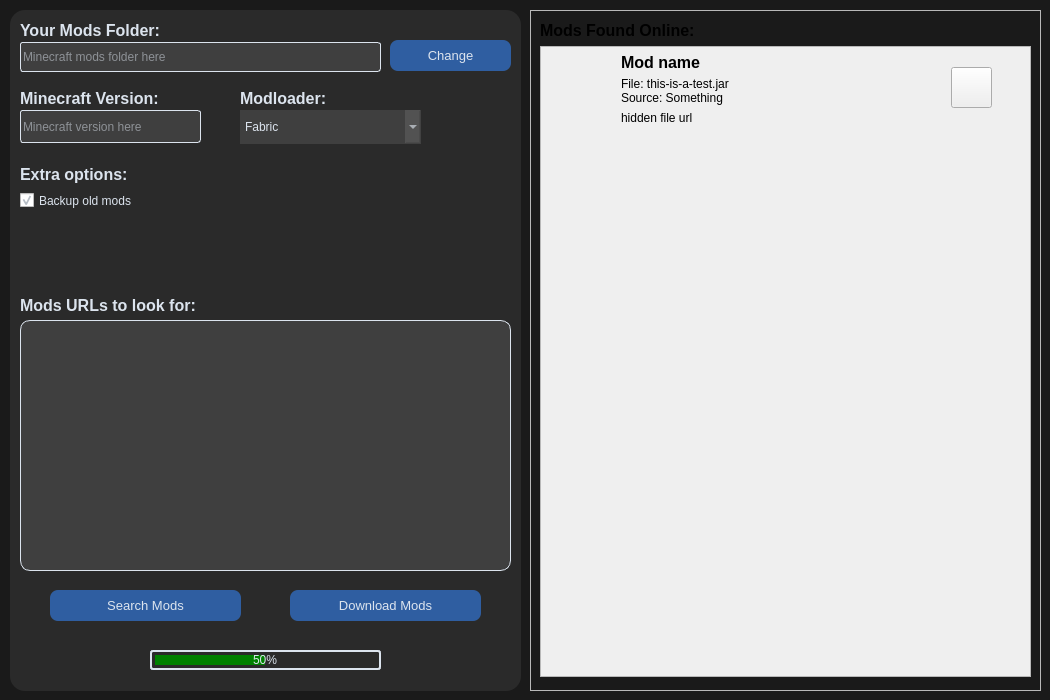
<?xml version="1.0" encoding="UTF-8"?>
<ui version="4.0">
 <class>MainWindow</class>
 <widget class="QMainWindow" name="MainWindow">
  <property name="geometry">
   <rect>
    <x>0</x>
    <y>0</y>
    <width>1050</width>
    <height>700</height>
   </rect>
  </property>
  <property name="minimumSize">
   <size>
    <width>1050</width>
    <height>700</height>
   </size>
  </property>
  <property name="maximumSize">
   <size>
    <width>1050</width>
    <height>700</height>
   </size>
  </property>
  <property name="windowTitle">
   <string>MC Mod Updater</string>
  </property>
  <property name="windowIcon">
   <iconset>
    <normaloff>../icon/mc_mod_updater_icon.ico</normaloff>../icon/mc_mod_updater_icon.ico</iconset>
  </property>
  <property name="styleSheet">
   <string notr="true">QMainWindow,
#centralwidget {
	background-color: #1a1a1a;
}

QMenuBar {
	background-color: #2a2a2a;
	color: #dce4ee;
}</string>
  </property>
  <widget class="QWidget" name="centralwidget">
   <widget class="QFrame" name="modsFrame">
    <property name="geometry">
     <rect>
      <x>530</x>
      <y>10</y>
      <width>511</width>
      <height>681</height>
     </rect>
    </property>
    <property name="styleSheet">
     <string notr="true">#modsFrame {
	background-color: #2a2a2a;
	border-radius: 15px;
}


/* Label */
QFrame QLabel {
	color: #DCE4EE;
}


/* Frame */
QFrame,
#scrollAreaWidgetContents {
	background-color: #2a2a2a;
}


/* modWidget */
#scrollAreaWidgetContents &gt; QWidget {
	background-color: rgba(255, 255, 255, 0.1);
	border-radius: 10px;
}


/* modWidget Label */
#scrollAreaWidgetContents &gt; QWidget QLabel {
	background-color: rgba(255, 255, 255, 0.0);
}


/* modWidget PushButton */
#scrollAreaWidgetContents &gt; QWidget QPushButton {
	background-color: #9e2c24;
	border-radius: 5px;
}
#scrollAreaWidgetContents &gt; QWidget QPushButton:pressed {
	background-color: #6b1d18;
}


/* ScrollArea */
QScrollArea {
	background-color: #2a2a2a;
	border-radius: 15px;
}
/* VERTICAL SCROLLBAR */
 QScrollBar:vertical {
	border: none;
    background: #2a2a2a;
    width: 10px;
 }
/*  HANDLE BAR VERTICAL */
QScrollBar::handle:vertical {	
	background: #DCE4EE;
	border-radius: 5px;
}
QScrollBar::handle:vertical:pressed {	
	background-color: #acb3bb;
}
/* BTN TOP - SCROLLBAR */
QScrollBar::sub-line:vertical, 
QScrollBar::add-line:vertical {
	height: 0px;
}
/* RESET ARROW */
QScrollBar::up-arrow:vertical, QScrollBar::down-arrow:vertical,
QScrollBar::add-page:vertical, QScrollBar::sub-page:vertical {
	background: none;
}
/* HORIZONTAL SCROLLBAR */
QScrollBar:horizontal {
	border: none;
    background: #3f3f3f;
    height: 10px;
	border-radius: 0px;
}
/*  HANDLE BAR HORIZONTAL */
QScrollBar::handle:horizontal {
	background: #DCE4EE;
	border-radius: 5px;
}
QScrollBar::handle:horizontal:pressed {	
	background-color: #acb3bb;
}
/* BTN TOP - SCROLLBAR */
QScrollBar::sub-line:horizontal, 
QScrollBar::add-line:horizontal {
	width: 0px;
}
/* RESET ARROW */
QScrollBar::up-arrow:horizontal, QScrollBar::down-arrow:horizontal,
QScrollBar::add-page:horizontal, QScrollBar::sub-page:horizontal {
	background: none;
}</string>
    </property>
    <property name="frameShape">
     <enum>QFrame::StyledPanel</enum>
    </property>
    <property name="frameShadow">
     <enum>QFrame::Raised</enum>
    </property>
    <widget class="QLabel" name="modsFoundOnlineLabel">
     <property name="geometry">
      <rect>
       <x>10</x>
       <y>10</y>
       <width>191</width>
       <height>21</height>
      </rect>
     </property>
     <property name="font">
      <font>
       <family>Segoe UI</family>
       <pointsize>12</pointsize>
       <weight>75</weight>
       <bold>true</bold>
      </font>
     </property>
     <property name="text">
      <string>Mods Found Online:</string>
     </property>
     <property name="alignment">
      <set>Qt::AlignLeading|Qt::AlignLeft|Qt::AlignVCenter</set>
     </property>
    </widget>
    <widget class="QScrollArea" name="scrollArea">
     <property name="geometry">
      <rect>
       <x>10</x>
       <y>36</y>
       <width>491</width>
       <height>631</height>
      </rect>
     </property>
     <property name="widgetResizable">
      <bool>true</bool>
     </property>
     <widget class="QWidget" name="scrollAreaWidgetContents">
      <property name="geometry">
       <rect>
        <x>0</x>
        <y>0</y>
        <width>491</width>
        <height>631</height>
       </rect>
      </property>
      <layout class="QVBoxLayout" name="verticalLayout">
       <property name="spacing">
        <number>10</number>
       </property>
       <property name="leftMargin">
        <number>0</number>
       </property>
       <property name="topMargin">
        <number>0</number>
       </property>
       <property name="rightMargin">
        <number>0</number>
       </property>
       <property name="bottomMargin">
        <number>0</number>
       </property>
       <item alignment="Qt::AlignTop">
        <widget class="QWidget" name="modWidgetExample" native="true">
         <property name="minimumSize">
          <size>
           <width>0</width>
           <height>80</height>
          </size>
         </property>
         <property name="maximumSize">
          <size>
           <width>470</width>
           <height>80</height>
          </size>
         </property>
         <widget class="QLabel" name="modIcon">
          <property name="geometry">
           <rect>
            <x>10</x>
            <y>10</y>
            <width>61</width>
            <height>61</height>
           </rect>
          </property>
          <property name="pixmap">
           <pixmap>../img/no-icon.png</pixmap>
          </property>
          <property name="scaledContents">
           <bool>true</bool>
          </property>
          <property name="alignment">
           <set>Qt::AlignCenter</set>
          </property>
         </widget>
         <widget class="QLabel" name="modName">
          <property name="geometry">
           <rect>
            <x>80</x>
            <y>0</y>
            <width>291</width>
            <height>31</height>
           </rect>
          </property>
          <property name="font">
           <font>
            <family>Segoe UI</family>
            <pointsize>12</pointsize>
            <weight>75</weight>
            <bold>true</bold>
           </font>
          </property>
          <property name="text">
           <string>Mod name</string>
          </property>
         </widget>
         <widget class="QLabel" name="modDetails">
          <property name="geometry">
           <rect>
            <x>80</x>
            <y>30</y>
            <width>321</width>
            <height>31</height>
           </rect>
          </property>
          <property name="font">
           <font>
            <family>Segoe UI</family>
            <pointsize>9</pointsize>
            <weight>50</weight>
            <bold>false</bold>
           </font>
          </property>
          <property name="text">
           <string>File: this-is-a-test.jar
Source: Something</string>
          </property>
          <property name="textFormat">
           <enum>Qt::PlainText</enum>
          </property>
          <property name="alignment">
           <set>Qt::AlignLeading|Qt::AlignLeft|Qt::AlignTop</set>
          </property>
         </widget>
         <widget class="QPushButton" name="deleteButton">
          <property name="geometry">
           <rect>
            <x>410</x>
            <y>20</y>
            <width>41</width>
            <height>41</height>
           </rect>
          </property>
          <property name="text">
           <string/>
          </property>
          <property name="icon">
           <iconset>
            <normaloff>../img/trash.png</normaloff>../img/trash.png</iconset>
          </property>
          <property name="iconSize">
           <size>
            <width>32</width>
            <height>32</height>
           </size>
          </property>
         </widget>
         <widget class="QLabel" name="fileUrl">
          <property name="geometry">
           <rect>
            <x>80</x>
            <y>60</y>
            <width>321</width>
            <height>21</height>
           </rect>
          </property>
          <property name="text">
           <string>hidden file url</string>
          </property>
         </widget>
         <zorder>fileUrl</zorder>
         <zorder>modIcon</zorder>
         <zorder>deleteButton</zorder>
         <zorder>modDetails</zorder>
         <zorder>modName</zorder>
        </widget>
       </item>
      </layout>
     </widget>
    </widget>
   </widget>
   <widget class="QFrame" name="settingsFrame">
    <property name="geometry">
     <rect>
      <x>10</x>
      <y>10</y>
      <width>511</width>
      <height>681</height>
     </rect>
    </property>
    <property name="styleSheet">
     <string notr="true">QFrame {
	background-color: #2a2a2a;
	border-radius: 15px;
}


/* Label */
QLabel {
	color: #DCE4EE
}


/* PushButton */
QPushButton {
	color: #DCE4EE;
	background-color: #2f5ea1;
	border-radius: 8px;
}
QPushButton:pressed {
	color: #DCE4EE;
	background-color: #20406d;
}
#stopButton {
	background-color: #9e2c24;
}

#stopButton:pressed {
	background-color: #6b1d18;
}


/* LineEdit */
QLineEdit {
	color: #DCE4EE;
	background-color: rgba(255, 255, 255, 0.1);
	border-radius: 3px;
	border: 1px solid #DCE4EE;
}


/* ComboBox */
QComboBox {
	border-radius: 0px;
	color: #DCE4EE;
	background-color: rgba(255, 255, 255, 0.1);
}
QComboBox QListView {
	padding: 5px;
	color: #DCE4EE;
	background-color: rgba(255, 255, 255, 0.1);
	border-radius: 0px;
	outline: 0px;
}


/* CheckBox */
QCheckBox {
	color: #DCE4EE;
}


/* PlainTextEdit */
QPlainTextEdit {
	padding: 3px;
	border: 1px solid #DCE4EE;
	border-radius: 10px;
	color: #DCE4EE;
	background-color: rgba(255, 255, 255, 0.1);
}
/* VERTICAL SCROLLBAR */
QScrollBar:vertical {
	border: none;
    background: #3f3f3f;
    width: 10px;
	border-radius: 0px;
 }
/*  HANDLE BAR VERTICAL */
QScrollBar::handle:vertical {	
	background: #DCE4EE;
	border-radius: 5px;
}
QScrollBar::handle:vertical:pressed {	
	background-color: #acb3bb;
}
/* BTN TOP - SCROLLBAR */
QScrollBar::sub-line:vertical, 
QScrollBar::add-line:vertical {
	height: 0px;
}
/* RESET ARROW */
QScrollBar::up-arrow:vertical, QScrollBar::down-arrow:vertical,
QScrollBar::add-page:vertical, QScrollBar::sub-page:vertical {
	background: none;
}
/* HORIZONTAL SCROLLBAR */
QScrollBar:horizontal {
	border: none;
    background: #3f3f3f;
    height: 10px;
	border-radius: 0px;
}
/*  HANDLE BAR HORIZONTAL */
QScrollBar::handle:horizontal {
	background: #DCE4EE;
	border-radius: 5px;
}
QScrollBar::handle:horizontal:pressed {	
	background-color: #acb3bb;
}
/* BTN TOP - SCROLLBAR */
QScrollBar::sub-line:horizontal, 
QScrollBar::add-line:horizontal {
	width: 0px;
}
/* RESET ARROW */
QScrollBar::up-arrow:horizontal, QScrollBar::down-arrow:horizontal,
QScrollBar::add-page:horizontal, QScrollBar::sub-page:horizontal {
	background: none;
}


/* ProgressBar */
QProgressBar {
    border: 2px solid #dce4ee;
	padding: 3px;
    border-radius: 3px;
	color: #dce4ee;
    background-color: #2a2a2a;
}
QProgressBar::chunk {
	background-color: green;
}</string>
    </property>
    <property name="frameShape">
     <enum>QFrame::StyledPanel</enum>
    </property>
    <property name="frameShadow">
     <enum>QFrame::Raised</enum>
    </property>
    <widget class="QLabel" name="folderLabel">
     <property name="geometry">
      <rect>
       <x>10</x>
       <y>10</y>
       <width>321</width>
       <height>20</height>
      </rect>
     </property>
     <property name="font">
      <font>
       <family>Segoe UI</family>
       <pointsize>12</pointsize>
       <weight>75</weight>
       <bold>true</bold>
      </font>
     </property>
     <property name="text">
      <string>Your Mods Folder:</string>
     </property>
     <property name="alignment">
      <set>Qt::AlignLeading|Qt::AlignLeft|Qt::AlignVCenter</set>
     </property>
    </widget>
    <widget class="QLineEdit" name="folderInput">
     <property name="geometry">
      <rect>
       <x>10</x>
       <y>32</y>
       <width>361</width>
       <height>30</height>
      </rect>
     </property>
     <property name="font">
      <font>
       <family>Segoe UI</family>
       <pointsize>9</pointsize>
      </font>
     </property>
     <property name="text">
      <string/>
     </property>
     <property name="placeholderText">
      <string>Minecraft mods folder here</string>
     </property>
    </widget>
    <widget class="QLabel" name="urlsLabel">
     <property name="geometry">
      <rect>
       <x>10</x>
       <y>280</y>
       <width>471</width>
       <height>31</height>
      </rect>
     </property>
     <property name="font">
      <font>
       <family>Segoe UI</family>
       <pointsize>12</pointsize>
       <weight>75</weight>
       <bold>true</bold>
      </font>
     </property>
     <property name="text">
      <string>Mods URLs to look for:</string>
     </property>
     <property name="alignment">
      <set>Qt::AlignLeading|Qt::AlignLeft|Qt::AlignVCenter</set>
     </property>
    </widget>
    <widget class="QPlainTextEdit" name="modsTextEdit">
     <property name="geometry">
      <rect>
       <x>10</x>
       <y>310</y>
       <width>491</width>
       <height>251</height>
      </rect>
     </property>
     <property name="font">
      <font>
       <family>Segoe UI</family>
       <pointsize>9</pointsize>
      </font>
     </property>
     <property name="tabChangesFocus">
      <bool>true</bool>
     </property>
     <property name="lineWrapMode">
      <enum>QPlainTextEdit::NoWrap</enum>
     </property>
    </widget>
    <widget class="QLineEdit" name="versionInput">
     <property name="geometry">
      <rect>
       <x>10</x>
       <y>100</y>
       <width>181</width>
       <height>33</height>
      </rect>
     </property>
     <property name="font">
      <font>
       <family>Segoe UI</family>
       <pointsize>9</pointsize>
      </font>
     </property>
     <property name="text">
      <string/>
     </property>
     <property name="maxLength">
      <number>8</number>
     </property>
     <property name="placeholderText">
      <string>Minecraft version here</string>
     </property>
    </widget>
    <widget class="QLabel" name="versionLabel">
     <property name="geometry">
      <rect>
       <x>10</x>
       <y>78</y>
       <width>181</width>
       <height>20</height>
      </rect>
     </property>
     <property name="font">
      <font>
       <family>Segoe UI</family>
       <pointsize>12</pointsize>
       <weight>75</weight>
       <bold>true</bold>
      </font>
     </property>
     <property name="text">
      <string>Minecraft Version:</string>
     </property>
     <property name="alignment">
      <set>Qt::AlignLeading|Qt::AlignLeft|Qt::AlignVCenter</set>
     </property>
    </widget>
    <widget class="QPushButton" name="searchModsButton">
     <property name="geometry">
      <rect>
       <x>40</x>
       <y>580</y>
       <width>191</width>
       <height>31</height>
      </rect>
     </property>
     <property name="font">
      <font>
       <family>Segoe UI</family>
       <pointsize>10</pointsize>
       <weight>50</weight>
       <bold>false</bold>
      </font>
     </property>
     <property name="text">
      <string>Search Mods</string>
     </property>
    </widget>
    <widget class="QPushButton" name="downloadModsButton">
     <property name="geometry">
      <rect>
       <x>280</x>
       <y>580</y>
       <width>191</width>
       <height>31</height>
      </rect>
     </property>
     <property name="font">
      <font>
       <family>Segoe UI</family>
       <pointsize>10</pointsize>
       <weight>50</weight>
       <bold>false</bold>
      </font>
     </property>
     <property name="text">
      <string>Download Mods</string>
     </property>
    </widget>
    <widget class="QComboBox" name="modloaderOptions">
     <property name="geometry">
      <rect>
       <x>230</x>
       <y>100</y>
       <width>181</width>
       <height>34</height>
      </rect>
     </property>
     <property name="font">
      <font>
       <family>Segoe UI</family>
       <pointsize>9</pointsize>
      </font>
     </property>
     <property name="currentIndex">
      <number>1</number>
     </property>
     <item>
      <property name="text">
       <string>Any</string>
      </property>
     </item>
     <item>
      <property name="text">
       <string>Fabric</string>
      </property>
     </item>
     <item>
      <property name="text">
       <string>Forge</string>
      </property>
     </item>
     <item>
      <property name="text">
       <string>Quilt</string>
      </property>
     </item>
     <item>
      <property name="text">
       <string>LiteLoader</string>
      </property>
     </item>
     <item>
      <property name="text">
       <string>Cauldron</string>
      </property>
     </item>
    </widget>
    <widget class="QLabel" name="modloaderLabel">
     <property name="geometry">
      <rect>
       <x>230</x>
       <y>78</y>
       <width>181</width>
       <height>20</height>
      </rect>
     </property>
     <property name="font">
      <font>
       <family>Segoe UI</family>
       <pointsize>12</pointsize>
       <weight>75</weight>
       <bold>true</bold>
      </font>
     </property>
     <property name="text">
      <string>Modloader:</string>
     </property>
     <property name="alignment">
      <set>Qt::AlignLeading|Qt::AlignLeft|Qt::AlignVCenter</set>
     </property>
    </widget>
    <widget class="QCheckBox" name="backupCheckBox">
     <property name="geometry">
      <rect>
       <x>10</x>
       <y>180</y>
       <width>151</width>
       <height>21</height>
      </rect>
     </property>
     <property name="font">
      <font>
       <family>Segoe UI</family>
       <pointsize>9</pointsize>
      </font>
     </property>
     <property name="toolTip">
      <string>Move old mods to a new backup folder</string>
     </property>
     <property name="text">
      <string>Backup old mods</string>
     </property>
     <property name="checked">
      <bool>true</bool>
     </property>
    </widget>
    <widget class="QLabel" name="extraOptionsLabel">
     <property name="geometry">
      <rect>
       <x>10</x>
       <y>149</y>
       <width>171</width>
       <height>31</height>
      </rect>
     </property>
     <property name="font">
      <font>
       <family>Segoe UI</family>
       <pointsize>12</pointsize>
       <weight>75</weight>
       <bold>true</bold>
      </font>
     </property>
     <property name="text">
      <string>Extra options:</string>
     </property>
     <property name="alignment">
      <set>Qt::AlignLeading|Qt::AlignLeft|Qt::AlignVCenter</set>
     </property>
    </widget>
    <widget class="QPushButton" name="folderButton">
     <property name="geometry">
      <rect>
       <x>380</x>
       <y>30</y>
       <width>121</width>
       <height>31</height>
      </rect>
     </property>
     <property name="font">
      <font>
       <family>Segoe UI</family>
       <pointsize>10</pointsize>
       <weight>50</weight>
       <bold>false</bold>
      </font>
     </property>
     <property name="text">
      <string>Change</string>
     </property>
    </widget>
    <widget class="QProgressBar" name="progressBar">
     <property name="geometry">
      <rect>
       <x>140</x>
       <y>640</y>
       <width>231</width>
       <height>20</height>
      </rect>
     </property>
     <property name="styleSheet">
      <string notr="true"/>
     </property>
     <property name="minimum">
      <number>0</number>
     </property>
     <property name="value">
      <number>50</number>
     </property>
     <property name="alignment">
      <set>Qt::AlignCenter</set>
     </property>
     <property name="format">
      <string>%p%</string>
     </property>
    </widget>
   </widget>
  </widget>
  <action name="actionadsad">
   <property name="text">
    <string>adsad</string>
   </property>
  </action>
  <action name="actionadasd">
   <property name="text">
    <string>adasd</string>
   </property>
  </action>
 </widget>
 <tabstops>
  <tabstop>folderInput</tabstop>
  <tabstop>folderButton</tabstop>
  <tabstop>versionInput</tabstop>
  <tabstop>modloaderOptions</tabstop>
  <tabstop>backupCheckBox</tabstop>
  <tabstop>modsTextEdit</tabstop>
  <tabstop>searchModsButton</tabstop>
  <tabstop>downloadModsButton</tabstop>
  <tabstop>scrollArea</tabstop>
 </tabstops>
 <resources/>
 <connections/>
</ui>
